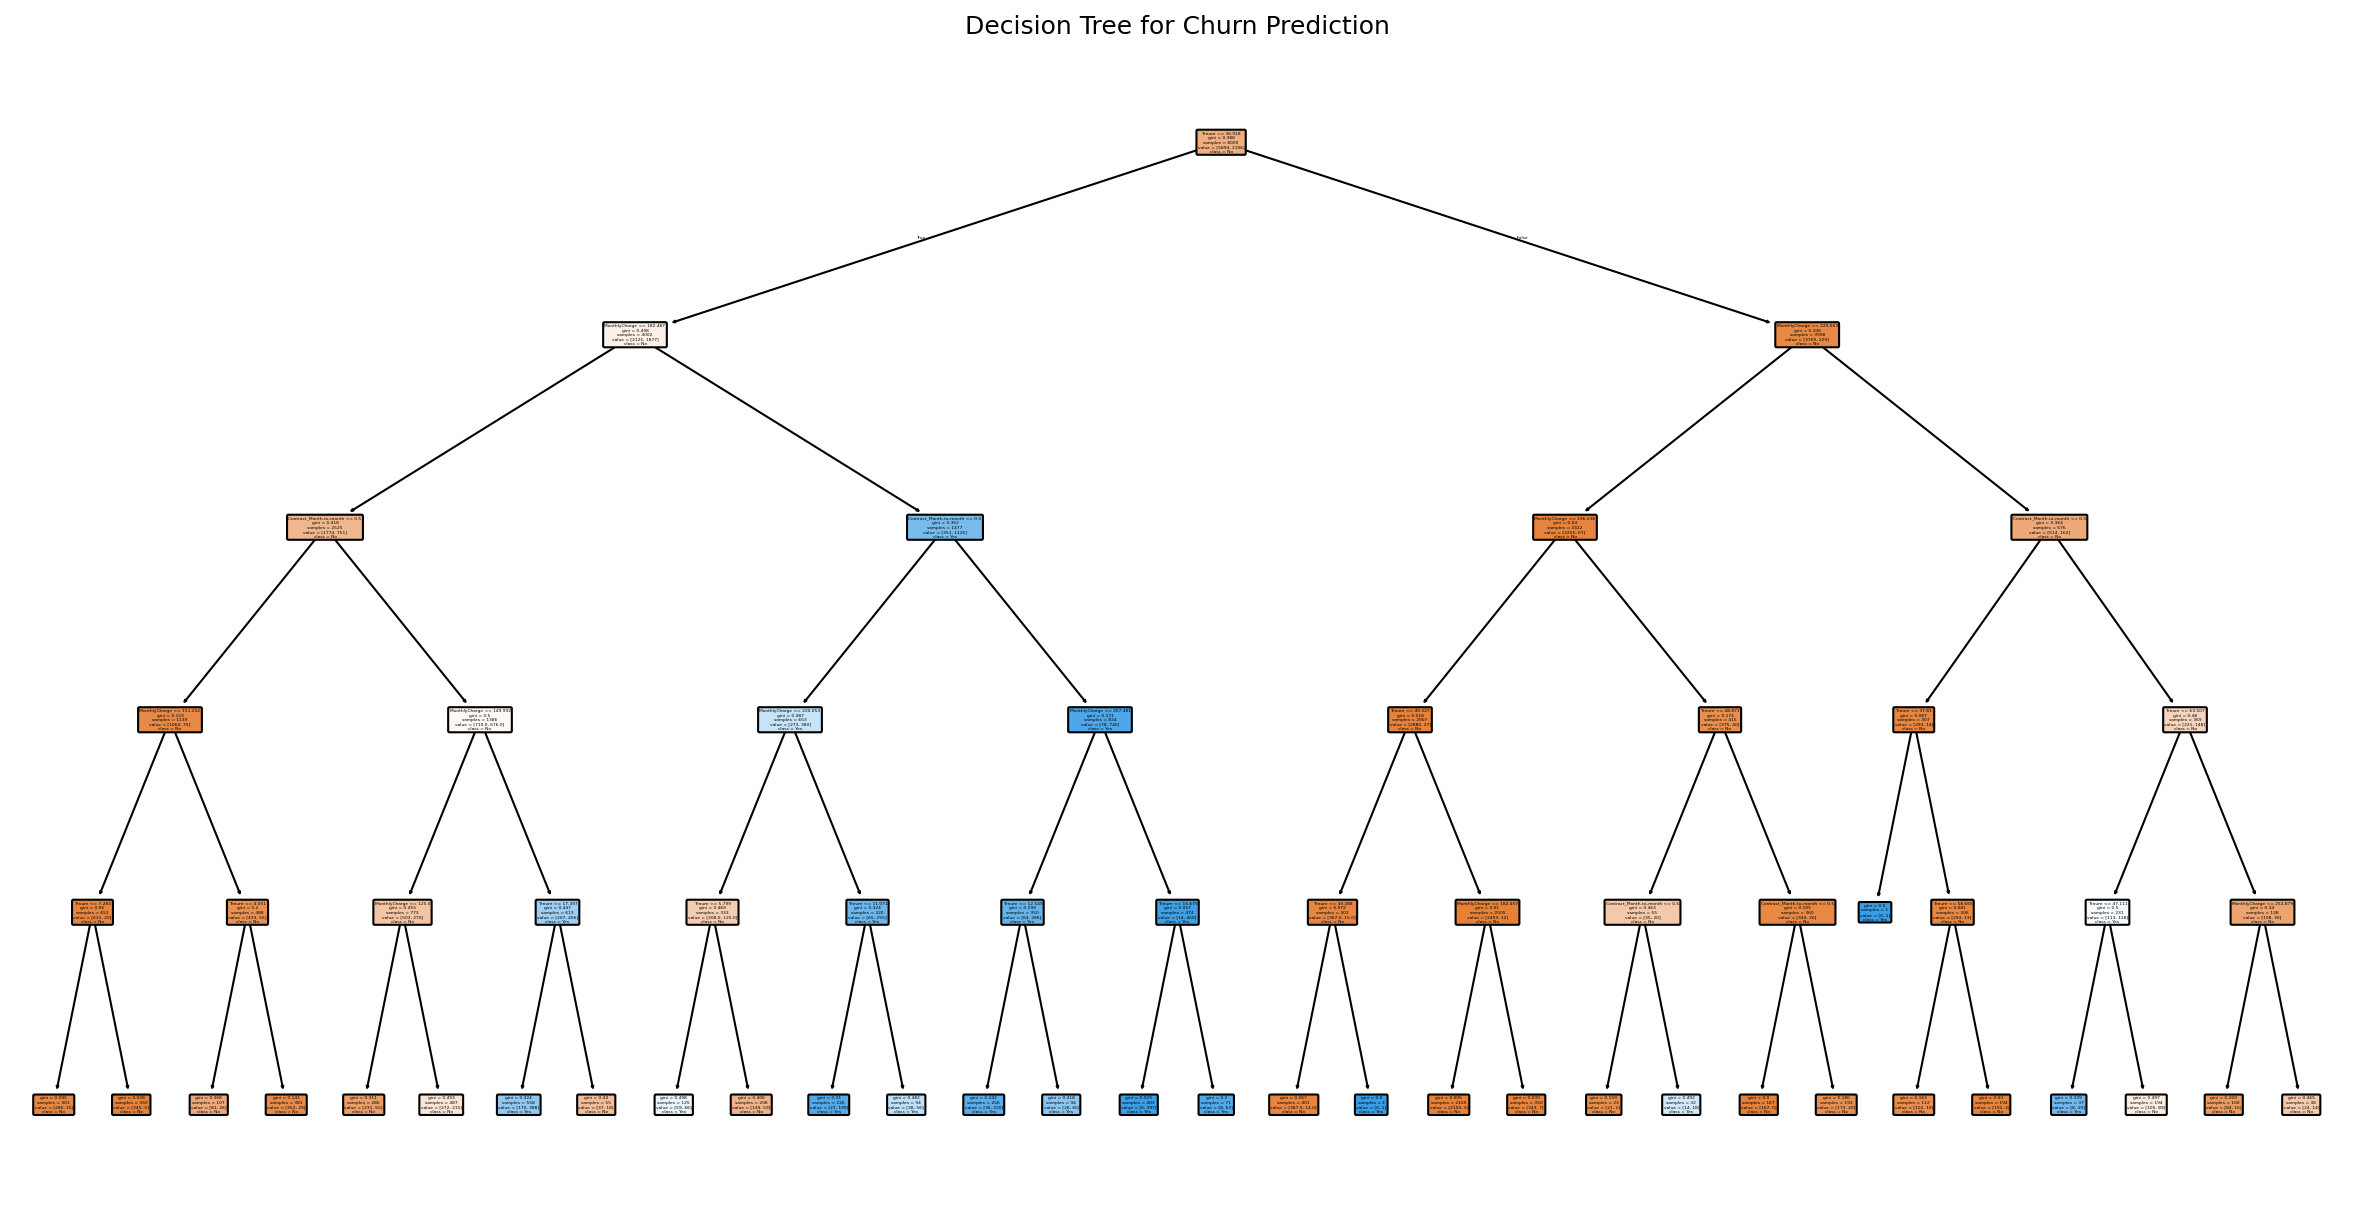

This figure's Python source:
"""
Customer Churn Prediction — Decision Tree
Classifies customers into high-risk / low-risk churn groups.
"""
import pandas as pd
import numpy as np
from sklearn.model_selection import train_test_split
from sklearn.tree import DecisionTreeClassifier
from sklearn.metrics import confusion_matrix, accuracy_score

df = pd.read_csv("churn_clean.csv")
selected_df = df[['Contract', 'Tenure', 'MonthlyCharge', 'Churn']].copy()

valid_contracts = ['Month-to-month', 'One year', 'Two Year']
selected_df = selected_df[selected_df['Contract'].isin(valid_contracts)]

def cap_outliers(series):
    lower, upper = np.percentile(series, 1), np.percentile(series, 99)
    return np.clip(series, lower, upper)

selected_df['Tenure'] = cap_outliers(selected_df['Tenure'])
selected_df['MonthlyCharge'] = cap_outliers(selected_df['MonthlyCharge'])

contract_encoded = pd.get_dummies(selected_df['Contract'], prefix='Contract')
selected_df = pd.concat([selected_df.drop('Contract', axis=1), contract_encoded], axis=1)
selected_df['Churn'] = selected_df['Churn'].map({'No': 0, 'Yes': 1})

X = selected_df.drop('Churn', axis=1)
y = selected_df['Churn']
X_train, X_test, y_train, y_test = train_test_split(X, y, test_size=0.2, random_state=42)

dt_model = DecisionTreeClassifier(max_depth=5, random_state=42)
dt_model.fit(X_train, y_train)
y_pred = dt_model.predict(X_test)

accuracy = accuracy_score(y_test, y_pred)
y_prob = dt_model.predict_proba(X_test)[:, 1]
mse = np.mean((y_prob - y_test) ** 2)

print(f"Accuracy: {accuracy:.4f}")
print(f"MSE: {mse:.4f}")
print("Confusion matrix:\n", confusion_matrix(y_test, y_pred))

importances = pd.DataFrame({'Feature': X.columns, 'Importance': dt_model.feature_importances_})
print("\nFeature importances:\n", importances.sort_values('Importance', ascending=False))

# Visualizations
import matplotlib.pyplot as plt
import seaborn as sns
from sklearn.tree import plot_tree

plt.figure(figsize=(20, 10))
plot_tree(dt_model, feature_names=X.columns, class_names=['No', 'Yes'], filled=True, impurity=True, rounded=True)
plt.title("Decision Tree for Churn Prediction")
plt.savefig('decision_tree.png', dpi=150, bbox_inches='tight')
plt.close()

cm = confusion_matrix(y_test, y_pred)
plt.figure(figsize=(8, 6))
sns.heatmap(cm, annot=True, fmt='d', cmap='Blues', xticklabels=['No', 'Yes'], yticklabels=['No', 'Yes'])
plt.title('Confusion Matrix, Decision Tree')
plt.ylabel('Actual')
plt.xlabel('Predicted')
plt.savefig('confusion_matrix.png', dpi=150, bbox_inches='tight')
plt.close()
print("\nSaved decision_tree.png and confusion_matrix.png")
